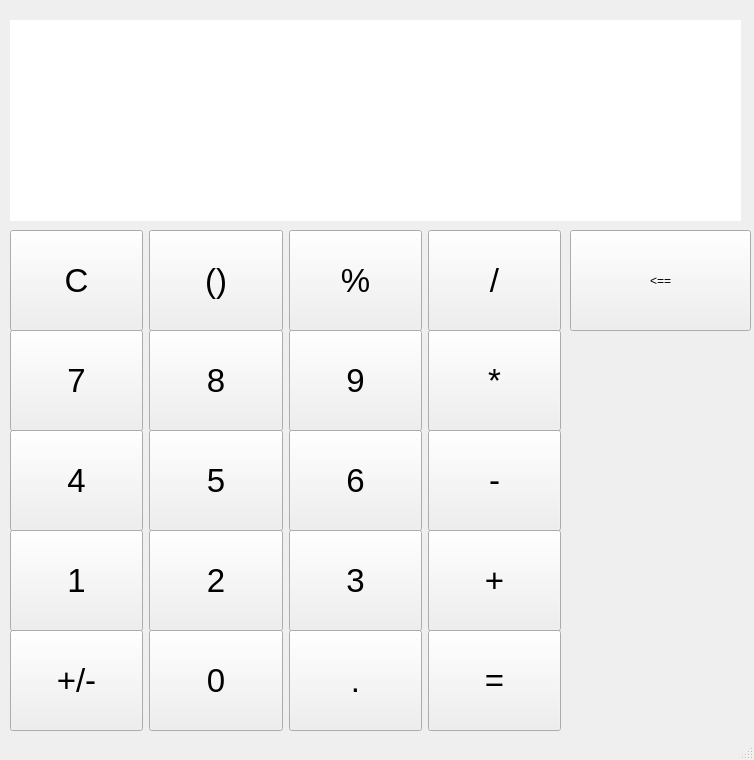
<?xml version="1.0" encoding="UTF-8"?>
<ui version="4.0">
 <class>MainWindow</class>
 <widget class="QMainWindow" name="MainWindow">
  <property name="enabled">
   <bool>true</bool>
  </property>
  <property name="geometry">
   <rect>
    <x>0</x>
    <y>0</y>
    <width>754</width>
    <height>760</height>
   </rect>
  </property>
  <property name="sizePolicy">
   <sizepolicy hsizetype="Preferred" vsizetype="Maximum">
    <horstretch>0</horstretch>
    <verstretch>0</verstretch>
   </sizepolicy>
  </property>
  <property name="windowTitle">
   <string>MainWindow</string>
  </property>
  <property name="animated">
   <bool>true</bool>
  </property>
  <widget class="QWidget" name="centralwidget">
   <widget class="QWidget" name="horizontalLayoutWidget">
    <property name="geometry">
     <rect>
      <x>10</x>
      <y>230</y>
      <width>551</width>
      <height>101</height>
     </rect>
    </property>
    <layout class="QHBoxLayout" name="horizontalLayout">
     <item>
      <widget class="QPushButton" name="Clear">
       <property name="sizePolicy">
        <sizepolicy hsizetype="Minimum" vsizetype="Expanding">
         <horstretch>0</horstretch>
         <verstretch>0</verstretch>
        </sizepolicy>
       </property>
       <property name="font">
        <font>
         <pointsize>25</pointsize>
         <fontweight>ExtraBold</fontweight>
        </font>
       </property>
       <property name="autoFillBackground">
        <bool>false</bool>
       </property>
       <property name="text">
        <string>C</string>
       </property>
      </widget>
     </item>
     <item>
      <widget class="QPushButton" name="Brackets">
       <property name="sizePolicy">
        <sizepolicy hsizetype="Minimum" vsizetype="Expanding">
         <horstretch>0</horstretch>
         <verstretch>0</verstretch>
        </sizepolicy>
       </property>
       <property name="font">
        <font>
         <pointsize>25</pointsize>
         <fontweight>ExtraBold</fontweight>
        </font>
       </property>
       <property name="autoFillBackground">
        <bool>false</bool>
       </property>
       <property name="text">
        <string>()</string>
       </property>
      </widget>
     </item>
     <item>
      <widget class="QPushButton" name="Percentage">
       <property name="sizePolicy">
        <sizepolicy hsizetype="Minimum" vsizetype="Expanding">
         <horstretch>0</horstretch>
         <verstretch>0</verstretch>
        </sizepolicy>
       </property>
       <property name="font">
        <font>
         <pointsize>25</pointsize>
         <fontweight>ExtraBold</fontweight>
        </font>
       </property>
       <property name="autoFillBackground">
        <bool>false</bool>
       </property>
       <property name="text">
        <string>%</string>
       </property>
      </widget>
     </item>
     <item>
      <widget class="QPushButton" name="Divided">
       <property name="sizePolicy">
        <sizepolicy hsizetype="Minimum" vsizetype="Expanding">
         <horstretch>0</horstretch>
         <verstretch>0</verstretch>
        </sizepolicy>
       </property>
       <property name="font">
        <font>
         <pointsize>25</pointsize>
         <fontweight>ExtraBold</fontweight>
        </font>
       </property>
       <property name="autoFillBackground">
        <bool>false</bool>
       </property>
       <property name="text">
        <string>/</string>
       </property>
      </widget>
     </item>
    </layout>
   </widget>
   <widget class="QWidget" name="horizontalLayoutWidget_2">
    <property name="geometry">
     <rect>
      <x>10</x>
      <y>330</y>
      <width>551</width>
      <height>101</height>
     </rect>
    </property>
    <layout class="QHBoxLayout" name="horizontalLayout_2">
     <item>
      <widget class="QPushButton" name="B7">
       <property name="sizePolicy">
        <sizepolicy hsizetype="Minimum" vsizetype="Expanding">
         <horstretch>0</horstretch>
         <verstretch>0</verstretch>
        </sizepolicy>
       </property>
       <property name="font">
        <font>
         <pointsize>25</pointsize>
         <fontweight>ExtraBold</fontweight>
        </font>
       </property>
       <property name="autoFillBackground">
        <bool>false</bool>
       </property>
       <property name="text">
        <string>7</string>
       </property>
      </widget>
     </item>
     <item>
      <widget class="QPushButton" name="B8">
       <property name="sizePolicy">
        <sizepolicy hsizetype="Minimum" vsizetype="Expanding">
         <horstretch>0</horstretch>
         <verstretch>0</verstretch>
        </sizepolicy>
       </property>
       <property name="font">
        <font>
         <pointsize>25</pointsize>
         <fontweight>ExtraBold</fontweight>
        </font>
       </property>
       <property name="autoFillBackground">
        <bool>false</bool>
       </property>
       <property name="text">
        <string>8</string>
       </property>
      </widget>
     </item>
     <item>
      <widget class="QPushButton" name="B9">
       <property name="sizePolicy">
        <sizepolicy hsizetype="Minimum" vsizetype="Expanding">
         <horstretch>0</horstretch>
         <verstretch>0</verstretch>
        </sizepolicy>
       </property>
       <property name="font">
        <font>
         <pointsize>25</pointsize>
         <fontweight>ExtraBold</fontweight>
        </font>
       </property>
       <property name="autoFillBackground">
        <bool>false</bool>
       </property>
       <property name="text">
        <string>9</string>
       </property>
      </widget>
     </item>
     <item>
      <widget class="QPushButton" name="Times">
       <property name="sizePolicy">
        <sizepolicy hsizetype="Minimum" vsizetype="Expanding">
         <horstretch>0</horstretch>
         <verstretch>0</verstretch>
        </sizepolicy>
       </property>
       <property name="font">
        <font>
         <pointsize>25</pointsize>
         <fontweight>ExtraBold</fontweight>
        </font>
       </property>
       <property name="autoFillBackground">
        <bool>false</bool>
       </property>
       <property name="text">
        <string>*</string>
       </property>
      </widget>
     </item>
    </layout>
   </widget>
   <widget class="QWidget" name="horizontalLayoutWidget_3">
    <property name="geometry">
     <rect>
      <x>10</x>
      <y>430</y>
      <width>551</width>
      <height>101</height>
     </rect>
    </property>
    <layout class="QHBoxLayout" name="horizontalLayout_3">
     <item>
      <widget class="QPushButton" name="B4">
       <property name="sizePolicy">
        <sizepolicy hsizetype="Minimum" vsizetype="Expanding">
         <horstretch>0</horstretch>
         <verstretch>0</verstretch>
        </sizepolicy>
       </property>
       <property name="font">
        <font>
         <pointsize>25</pointsize>
         <fontweight>ExtraBold</fontweight>
        </font>
       </property>
       <property name="autoFillBackground">
        <bool>false</bool>
       </property>
       <property name="text">
        <string>4</string>
       </property>
      </widget>
     </item>
     <item>
      <widget class="QPushButton" name="B5">
       <property name="sizePolicy">
        <sizepolicy hsizetype="Minimum" vsizetype="Expanding">
         <horstretch>0</horstretch>
         <verstretch>0</verstretch>
        </sizepolicy>
       </property>
       <property name="font">
        <font>
         <pointsize>25</pointsize>
         <fontweight>ExtraBold</fontweight>
        </font>
       </property>
       <property name="autoFillBackground">
        <bool>false</bool>
       </property>
       <property name="text">
        <string>5</string>
       </property>
      </widget>
     </item>
     <item>
      <widget class="QPushButton" name="B6">
       <property name="sizePolicy">
        <sizepolicy hsizetype="Minimum" vsizetype="Expanding">
         <horstretch>0</horstretch>
         <verstretch>0</verstretch>
        </sizepolicy>
       </property>
       <property name="font">
        <font>
         <pointsize>25</pointsize>
         <fontweight>ExtraBold</fontweight>
        </font>
       </property>
       <property name="autoFillBackground">
        <bool>false</bool>
       </property>
       <property name="text">
        <string>6</string>
       </property>
      </widget>
     </item>
     <item>
      <widget class="QPushButton" name="Minus">
       <property name="sizePolicy">
        <sizepolicy hsizetype="Minimum" vsizetype="Expanding">
         <horstretch>0</horstretch>
         <verstretch>0</verstretch>
        </sizepolicy>
       </property>
       <property name="font">
        <font>
         <pointsize>25</pointsize>
         <fontweight>ExtraBold</fontweight>
        </font>
       </property>
       <property name="autoFillBackground">
        <bool>false</bool>
       </property>
       <property name="text">
        <string>-</string>
       </property>
      </widget>
     </item>
    </layout>
   </widget>
   <widget class="QWidget" name="horizontalLayoutWidget_4">
    <property name="geometry">
     <rect>
      <x>10</x>
      <y>530</y>
      <width>551</width>
      <height>101</height>
     </rect>
    </property>
    <layout class="QHBoxLayout" name="horizontalLayout_4">
     <item>
      <widget class="QPushButton" name="B1">
       <property name="sizePolicy">
        <sizepolicy hsizetype="Minimum" vsizetype="Expanding">
         <horstretch>0</horstretch>
         <verstretch>0</verstretch>
        </sizepolicy>
       </property>
       <property name="font">
        <font>
         <pointsize>25</pointsize>
         <fontweight>ExtraBold</fontweight>
        </font>
       </property>
       <property name="autoFillBackground">
        <bool>false</bool>
       </property>
       <property name="text">
        <string>1</string>
       </property>
      </widget>
     </item>
     <item>
      <widget class="QPushButton" name="B2">
       <property name="sizePolicy">
        <sizepolicy hsizetype="Minimum" vsizetype="Expanding">
         <horstretch>0</horstretch>
         <verstretch>0</verstretch>
        </sizepolicy>
       </property>
       <property name="font">
        <font>
         <pointsize>25</pointsize>
         <fontweight>ExtraBold</fontweight>
        </font>
       </property>
       <property name="autoFillBackground">
        <bool>false</bool>
       </property>
       <property name="text">
        <string>2</string>
       </property>
      </widget>
     </item>
     <item>
      <widget class="QPushButton" name="B3">
       <property name="sizePolicy">
        <sizepolicy hsizetype="Minimum" vsizetype="Expanding">
         <horstretch>0</horstretch>
         <verstretch>0</verstretch>
        </sizepolicy>
       </property>
       <property name="font">
        <font>
         <pointsize>25</pointsize>
         <fontweight>ExtraBold</fontweight>
        </font>
       </property>
       <property name="autoFillBackground">
        <bool>false</bool>
       </property>
       <property name="text">
        <string>3</string>
       </property>
      </widget>
     </item>
     <item>
      <widget class="QPushButton" name="Sum">
       <property name="sizePolicy">
        <sizepolicy hsizetype="Minimum" vsizetype="Expanding">
         <horstretch>0</horstretch>
         <verstretch>0</verstretch>
        </sizepolicy>
       </property>
       <property name="font">
        <font>
         <pointsize>25</pointsize>
         <fontweight>ExtraBold</fontweight>
        </font>
       </property>
       <property name="autoFillBackground">
        <bool>false</bool>
       </property>
       <property name="text">
        <string>+</string>
       </property>
      </widget>
     </item>
    </layout>
   </widget>
   <widget class="QWidget" name="horizontalLayoutWidget_5">
    <property name="geometry">
     <rect>
      <x>10</x>
      <y>630</y>
      <width>551</width>
      <height>101</height>
     </rect>
    </property>
    <layout class="QHBoxLayout" name="horizontalLayout_5">
     <item>
      <widget class="QPushButton" name="MoreOpt">
       <property name="sizePolicy">
        <sizepolicy hsizetype="Minimum" vsizetype="Expanding">
         <horstretch>0</horstretch>
         <verstretch>0</verstretch>
        </sizepolicy>
       </property>
       <property name="font">
        <font>
         <pointsize>25</pointsize>
         <fontweight>ExtraBold</fontweight>
        </font>
       </property>
       <property name="autoFillBackground">
        <bool>false</bool>
       </property>
       <property name="text">
        <string>+/-</string>
       </property>
      </widget>
     </item>
     <item>
      <widget class="QPushButton" name="B0">
       <property name="sizePolicy">
        <sizepolicy hsizetype="Minimum" vsizetype="Expanding">
         <horstretch>0</horstretch>
         <verstretch>0</verstretch>
        </sizepolicy>
       </property>
       <property name="font">
        <font>
         <pointsize>25</pointsize>
         <fontweight>ExtraBold</fontweight>
        </font>
       </property>
       <property name="autoFillBackground">
        <bool>false</bool>
       </property>
       <property name="text">
        <string>0</string>
       </property>
      </widget>
     </item>
     <item>
      <widget class="QPushButton" name="Dot">
       <property name="sizePolicy">
        <sizepolicy hsizetype="Minimum" vsizetype="Expanding">
         <horstretch>0</horstretch>
         <verstretch>0</verstretch>
        </sizepolicy>
       </property>
       <property name="font">
        <font>
         <pointsize>25</pointsize>
         <fontweight>ExtraBold</fontweight>
        </font>
       </property>
       <property name="autoFillBackground">
        <bool>false</bool>
       </property>
       <property name="text">
        <string>.</string>
       </property>
      </widget>
     </item>
     <item>
      <widget class="QPushButton" name="Equals">
       <property name="sizePolicy">
        <sizepolicy hsizetype="Minimum" vsizetype="Expanding">
         <horstretch>0</horstretch>
         <verstretch>0</verstretch>
        </sizepolicy>
       </property>
       <property name="font">
        <font>
         <pointsize>25</pointsize>
         <fontweight>ExtraBold</fontweight>
        </font>
       </property>
       <property name="autoFillBackground">
        <bool>false</bool>
       </property>
       <property name="text">
        <string>=</string>
       </property>
      </widget>
     </item>
    </layout>
   </widget>
   <widget class="QLabel" name="Display">
    <property name="geometry">
     <rect>
      <x>10</x>
      <y>20</y>
      <width>731</width>
      <height>201</height>
     </rect>
    </property>
    <property name="font">
     <font>
      <pointsize>40</pointsize>
      <bold>true</bold>
     </font>
    </property>
    <property name="layoutDirection">
     <enum>Qt::RightToLeft</enum>
    </property>
    <property name="styleSheet">
     <string notr="true">QLabel{
	background-color: white;
	border: solid 1px white;
}</string>
    </property>
    <property name="text">
     <string/>
    </property>
    <property name="alignment">
     <set>Qt::AlignRight|Qt::AlignTrailing|Qt::AlignVCenter</set>
    </property>
   </widget>
   <widget class="QPushButton" name="Delete">
    <property name="geometry">
     <rect>
      <x>570</x>
      <y>230</y>
      <width>181</width>
      <height>101</height>
     </rect>
    </property>
    <property name="text">
     <string>&lt;==</string>
    </property>
   </widget>
  </widget>
  <widget class="QStatusBar" name="statusbar"/>
 </widget>
 <resources/>
 <connections/>
</ui>
